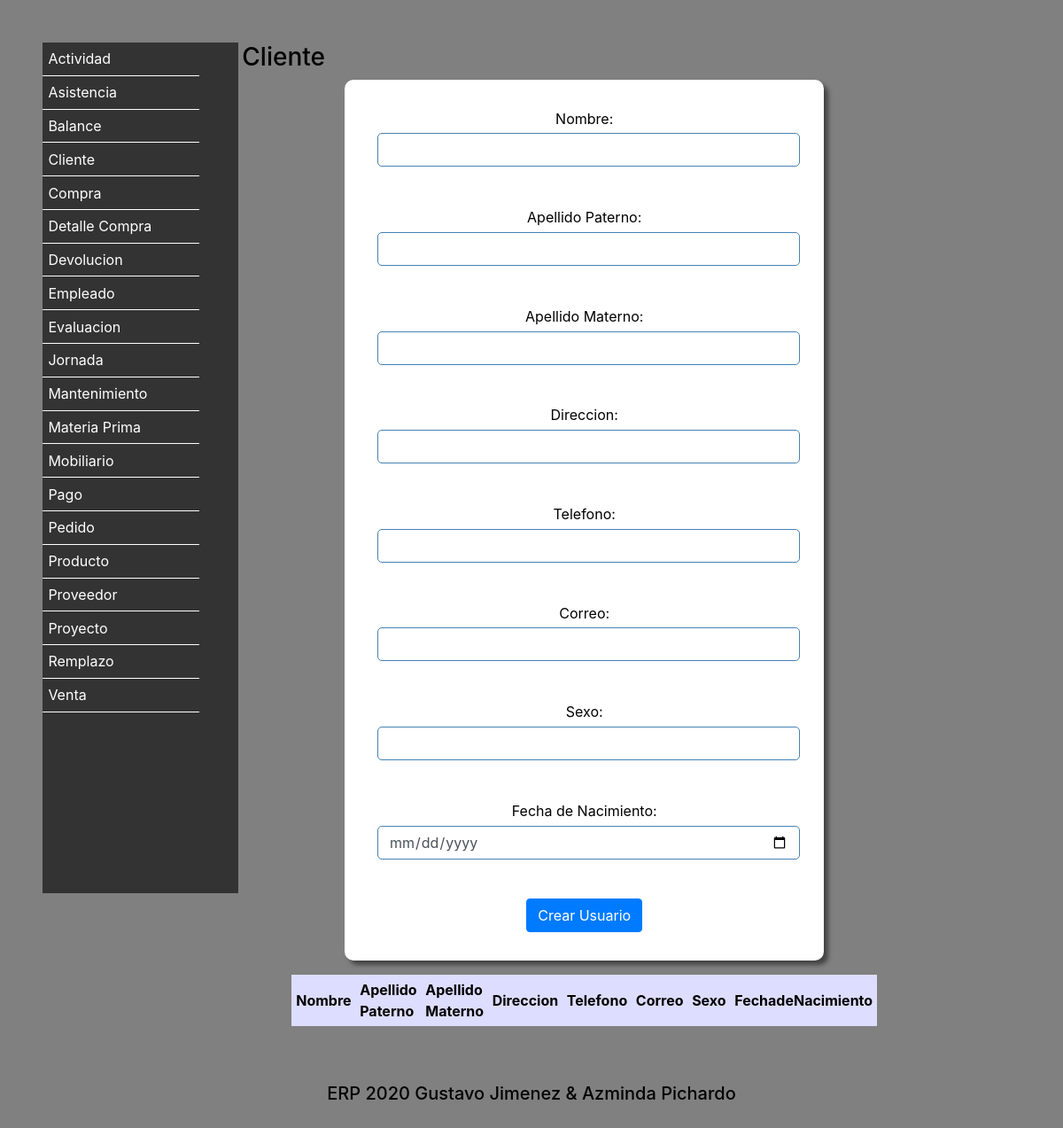
Page /Cliente/ on the earlier database version.
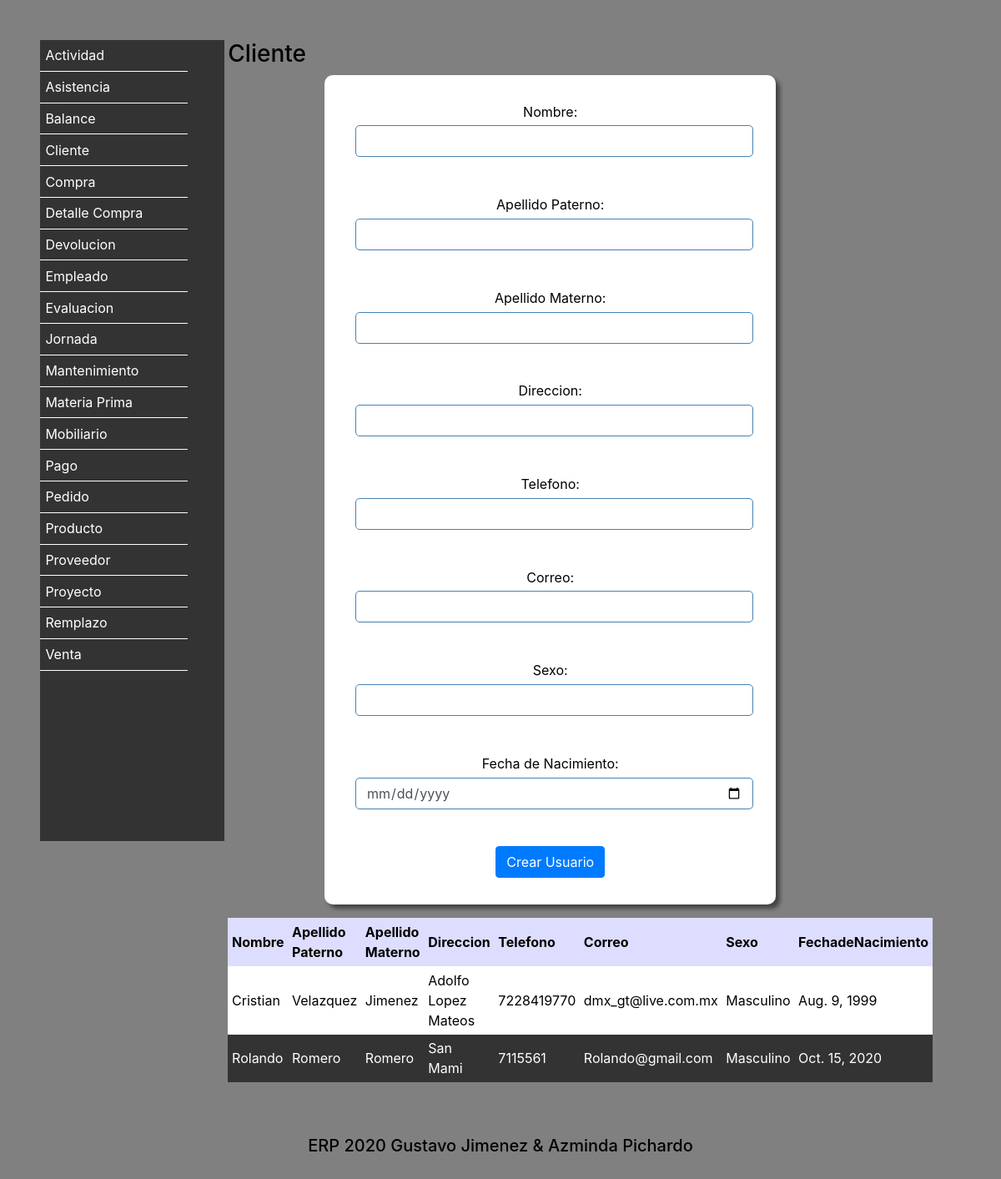
Same page on the later database version.
### Vistas/models.py (models this page shows, shortened)
class Cliente (models.Model):
    Nombre = models.CharField(max_length=20)
    ApellidoP = models.CharField(max_length=15)
    ApellidoM = models.CharField(max_length=15)
    Direccion = models.CharField(max_length=50)
    Telefono = models.IntegerField(default=0)
    Correo = models.EmailField(max_length=20)
    Sexo = models.CharField(max_length=10)
    FechaNacimiento = models.DateField()
    class Meta:
        verbose_name = 'Cliente'
        verbose_name_plural = 'Clientes'
        ordering = ['Nombre']

### Vistas/views.py (the view)
# urls.py: path('Cliente/',views.MenuCliente),
def MenuCliente(request):
    if request.POST:
        objeto = Cliente()
        objeto.Nombre = request.POST["Nombre"]
        objeto.ApellidoM = request.POST["ApellidoP"]
        objeto.ApellidoP = request.POST["ApellidoM"]
        objeto.Direccion = request.POST["Direccion"]
        objeto.Telefono = request.POST["Telefono"]
        objeto.Correo = request.POST["Correo"]
        objeto.Sexo = request.POST["Sexo"]
        objeto.FechaNacimiento = request.POST["FechaNacimiento"]
        objeto.save()
        clientes = Cliente.objects.all()
        return render(request,"Cliente.html",{"agregado":"si","clientes":clientes})
    else:
        clientes = Cliente.objects.all()
        return render(request,"Cliente.html",{"clientes":clientes})

### Vistas/Templates/Cliente.html (shortened to what this page needs)
<!DOCTYPE html>
<html lang="es">
  <head>
    {% include "Encabezado.html" %}
  </head>
  <body>
      {% include "menu.html" %}
<section>
    <h3>Cliente</h3>
    <form action="" method="post">
      <div class="form-group">
        Nombre: <input type="text" name="Nombre" class="form-control"> <br>
      </div>
      <div class="form-group">
        Apellido Paterno: <input type="text" name="ApellidoP" class="form-control"><br>
      </div>
      <div class="form-group">
        Apellido Materno: <input type="text" name="ApellidoM"class="form-control"><br>
      </div>
      <div class="form-group">
        Direccion:<input type="text" name="Direccion" class="form-control"><br>
      </div>
      <div class="form-group">
        Telefono: <input type="tel" name="Telefono" class="form-control"><br>
      </div>
      <div class="form-group">
        Correo: <input type="email" name="Correo" class="form-control"><br>
      </div>
      <div class="form-group">
        Sexo: <input type="text" name="Sexo"class="form-control"><br>
      </div>
      <div class="form-group">
        Fecha de Nacimiento: <input type="date" name="FechaNacimiento" class="form-control"><br>
      </div>
      <button type="submit" class="btn btn-primary">Crear Usuario</button>
    </form>
      <table>
        <tr>
          <th>Nombre</th>
          <th>Apellido Paterno</th>
          <th>Apellido Materno</th>
          <th>Direccion</th>
          <th>Telefono</th>
          <th>Correo</th>
          <th>Sexo</th>
          <th>FechadeNacimiento</th>
        </tr>
        {% for fila in clientes %}
      <tr>
        <td>{{ fila.Nombre}}</td>
        <td>{{ fila.ApellidoP}}</td>
        <td>{{ fila.ApellidoM}}</td>
        <td>{{ fila.Direccion}}</td>
        <td>{{ fila.Telefono}}</td>
        <td>{{ fila.Correo}}</td>
        <td>{{ fila.Sexo}}</td>
        <td>{{ fila.FechaNacimiento}}</td>
      </tr>
        {% endfor %}
      </table>
</section>
    {% include "Pie.html" %}
  </body>
</html>

Differences in the rows shown:
added Cliente: Nombre "Cristian", ApellidoP "Velazquez", ApellidoM "Jimenez", Direccion "Adolfo Lopez Mateos", Telefono "7228419770", Correo "dmx_gt@live.com.mx", Sexo "Masculino", FechaNacimiento "Aug. 9, 1999"
added Cliente: Nombre "Rolando", ApellidoP "Romero", ApellidoM "Romero", Direccion "San Mami", Telefono "7115561", Correo "Rolando@gmail.com", Sexo "Masculino", FechaNacimiento "Oct. 15, 2020"
